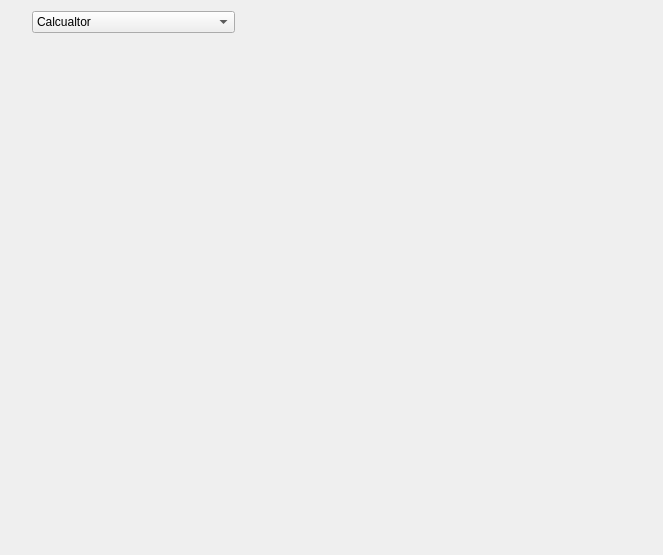
<?xml version="1.0" encoding="UTF-8"?>
<ui version="4.0">
 <class>VisualCalculator</class>
 <widget class="QMainWindow" name="VisualCalculator">
  <property name="geometry">
   <rect>
    <x>0</x>
    <y>0</y>
    <width>663</width>
    <height>555</height>
   </rect>
  </property>
  <property name="windowTitle">
   <string>VisualCalculator</string>
  </property>
  <widget class="QWidget" name="centralWidget">
   <layout class="QVBoxLayout" name="verticalLayout">
    <item>
     <layout class="QGridLayout" name="gridLayout">
      <item row="1" column="0">
       <spacer name="horizontalSpacer">
        <property name="orientation">
         <enum>Qt::Horizontal</enum>
        </property>
        <property name="sizeType">
         <enum>QSizePolicy::Fixed</enum>
        </property>
        <property name="sizeHint" stdset="0">
         <size>
          <width>15</width>
          <height>20</height>
         </size>
        </property>
       </spacer>
      </item>
      <item row="5" column="0" rowspan="5" colspan="4">
       <widget class="QStackedWidget" name="stackedWidget">
        <property name="currentIndex">
         <number>1</number>
        </property>
        <widget class="QWidget" name="page"/>
        <widget class="QWidget" name="page_2"/>
       </widget>
      </item>
      <item row="1" column="1">
       <widget class="QComboBox" name="choiceCalculatorMenu">
        <item>
         <property name="text">
          <string>Calcualtor</string>
         </property>
        </item>
        <item>
         <property name="text">
          <string>Numerical integral calculator</string>
         </property>
        </item>
       </widget>
      </item>
      <item row="1" column="2" colspan="2">
       <spacer name="horizontalSpacer_2">
        <property name="orientation">
         <enum>Qt::Horizontal</enum>
        </property>
        <property name="sizeType">
         <enum>QSizePolicy::Expanding</enum>
        </property>
        <property name="sizeHint" stdset="0">
         <size>
          <width>70</width>
          <height>10</height>
         </size>
        </property>
       </spacer>
      </item>
     </layout>
    </item>
   </layout>
  </widget>
 </widget>
 <layoutdefault spacing="6" margin="11"/>
 <resources/>
 <connections/>
</ui>
